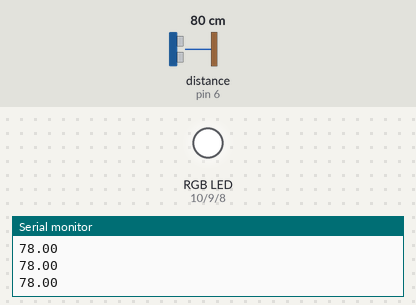
Recording of a sketch running on a simulated Arduino Uno, built with avr-gcc and run on an emulated ATmega328P. Shown: an RGB LED mixed from three pins (HIGH = lit), the last lines printed to the serial monitor. Wiring (inferred from the names in the program): ultrasonic range finder: trigger pin 7; echo pin 6. The test bench sets the inputs (shaded band); at power-on: distance to the obstacle (sensor on pin 6) 80 cm. The echo pulse lasts 58.3 µs per cm; pins used as bus, display or sensor lines are not drawn.

Above: at 1.2 s.
1.3 s: distance to the obstacle (sensor on pin 6) set to 35 cm
2.8 s: distance to the obstacle (sensor on pin 6) set to 28 cm
At 4.0 s:
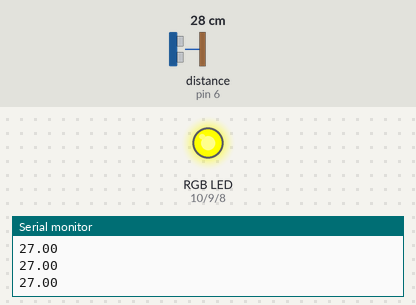
4.3 s: distance to the obstacle (sensor on pin 6) set to 23 cm
5.8 s: distance to the obstacle (sensor on pin 6) set to 19 cm
At 6.8 s:
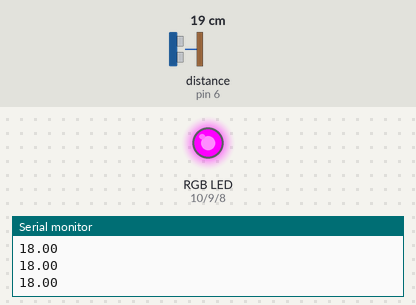
7.3 s: distance to the obstacle (sensor on pin 6) set to 13 cm
8.8 s: distance to the obstacle (sensor on pin 6) set to 10 cm
At 9.8 s:
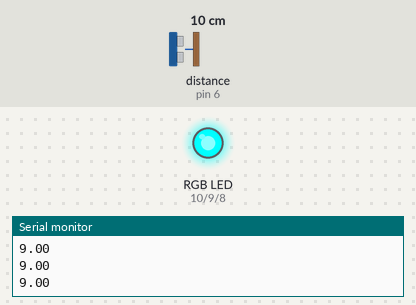
Timing chart, 0 to 11.3 s (numbered marks = the images above; inputs shaded):
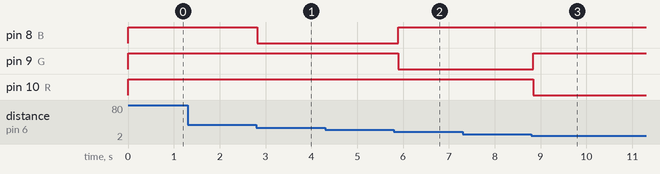

Measured:
- the behaviour switches between 32 and 31 cm on distance to the obstacle (sensor on pin 6) (found by bisection; images 0 and 1)
- the behaviour switches between 22 and 21 cm on distance to the obstacle (sensor on pin 6) (found by bisection; images 1 and 2)
- the behaviour switches between 12 and 11 cm on distance to the obstacle (sensor on pin 6) (found by bisection; images 2 and 3)
- after the input at 2.8 s, pin 8 (B): HIGH → LOW at once
- after the input at 5.8 s, pin 8 (B): LOW → HIGH after 0.09 s; pin 9 (G): HIGH → LOW after 0.09 s
- after the input at 8.8 s, pin 9 (G): LOW → HIGH at once; pin 10 (R): HIGH → LOW at once

The sketch:

arduino_sensor_RGB.ino
```cpp
#define R 10
#define G 9
#define B 8


int echo = 6;
int trig = 7;

void setup() {
  Serial.begin(9600);
  pinMode(trig, OUTPUT);
  pinMode(echo, INPUT);
  pinMode(R, OUTPUT);
  pinMode(G, OUTPUT);
  pinMode(B, OUTPUT);

}

void loop() {
  digitalWrite(trig, HIGH);
  delayMicroseconds(10);
  digitalWrite(trig, LOW);

  unsigned long duration = pulseIn(echo, HIGH);

  float dis = ((34000 * duration) / 1000000 ) / 2;
  if ( dis > 0 && dis <= 10){
    digitalWrite(R, LOW);
    digitalWrite(G, HIGH);
    digitalWrite(B, HIGH);
  }
  else if ( dis > 10 && dis <= 20){
    digitalWrite(R, HIGH);
    digitalWrite(G, LOW);
    digitalWrite(B, HIGH);
  }
  else if ( dis > 20 && dis <= 30){
    digitalWrite(R, HIGH);
    digitalWrite(G, HIGH);
    digitalWrite(B, LOW);
  }
  else{
    digitalWrite(R, HIGH);
    digitalWrite(G, HIGH);
    digitalWrite(B, HIGH);
  }

  Serial.println(dis);
  delay(100);

}
```
